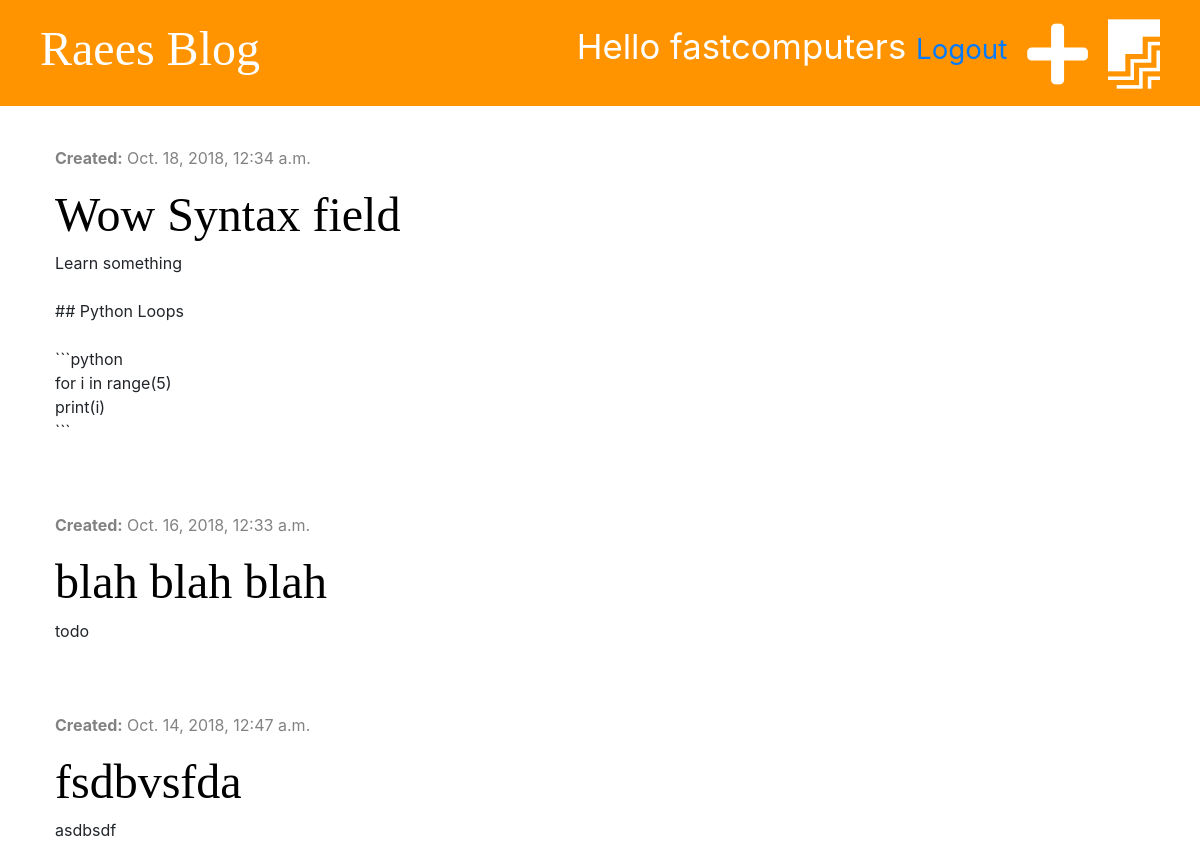
Page /drafts/ (signed in) on the committed database.
### blog/models.py (models this page shows, shortened)
class Post(models.Model):
    author = models.ForeignKey('auth.User', on_delete=models.CASCADE)
    title = models.CharField(max_length=200)
    text = models.TextField()
    created_date = models.DateTimeField(default=timezone.now)
    published_date = models.DateTimeField(blank=True, null=True)

### blog/views.py (the view)
# urls.py: path('drafts/', views.post_draft_list, name='post_draft_list'),
@login_required()
def post_draft_list(request):
    posts = Post.objects.filter(published_date__isnull=True).order_by('-created_date')
    stuff_for_frontend = {'posts': posts}
    return render(request, 'blog/post_draft_list.html', stuff_for_frontend)

### blog/templates/blog/post_draft_list.html (shortened to what this page needs)
{% extends 'blog/base.html' %}
{% block content %}
    {% for post in posts %}
        <div class="post">
            <p class="date"> <strong>Created:</strong> {{ post.created_date }}</p>
            <h2><a href="{% url 'post_detail' pk=post.pk %}"> {{ post.title }} </a> </h2>
            <p> {{ post.text|truncatechars:100|linebreaksbr }} </p>
        </div>
    {% endfor %}
{% endblock %}

### blog/templates/blog/base.html (shortened to what this page needs)
{% load staticfiles %}
<!DOCTYPE html>
<html lang="en">
<head>
    <link rel="stylesheet" href="https://stackpath.bootstrapcdn.com/bootstrap/4.1.3/css/bootstrap.min.css">
    <link rel="stylesheet" href="{% static 'css/blog.css' %}">
    <link rel="stylesheet" href="https://use.fontawesome.com/releases/v5.4.1/css/all.css">
    <link rel="stylesheet" href="{% static 'css/zenburn.css' %}">
</head>
<body>
<div class="page-header">
    {% if user.is_authenticated %}
        <a href="{% url 'post_draft_list' %}" class="top-menu"><i class="fab fa-firstdraft fa-2x"></i></a>
        <a href="{% url 'post_new' %}" class="top-menu"><i class="fas fa-plus fa-2x"></i></a>
        <p class="top-menu">Hello {{ user.username }} <small><a href="{% url 'logout' %}">Logout</a></small> </p>
    {% else %}
        <a href="{% url 'login' %}" class="top-menu"><i class="fas fa-sign-in-alt fa-2x"></i></a>
    {% endif %}
    <h1><a href="/">Raees Blog</a></h1>
</div>
<div class="content container">
    <div class="row">
        <div class="col-md-8">
            {% block content %}
            {% endblock %}
        </div>
    </div>
</div>
</body>
</html>

### blog/static/css/blog.css (style rules this page uses)
.page-header { background-color: #ff9400; margin-top: 0; padding: 20px 20px 20px 40px; }
.page-header h1, .page-header h1 a { color: #ffffff; font-size: 36pt; text-decoration: none; }
.content { margin: 40px; }
h1, h2, h3, h4 { font-family: 'Tangerine', 'Inconsolata', 'Droid Sans', serif; font-size: 48px; }
.date { color: #828282; }
.post { margin-bottom: 70px; }
.post h2 a { color: #000000; }
.top-menu { color: #ffffff; float: right; font-size: 26pt; margin-right: 20px; }

### rows in the picture
Post: created_date "Oct. 18, 2018, 12:34 a.m.", title "Wow Syntax field", text "Learn something ## Python Loops ```python for i in range(5) print(i) ```"
Post: created_date "Oct. 16, 2018, 12:33 a.m.", title "blah blah blah", text "todo"
Post: created_date "Oct. 14, 2018, 12:47 a.m.", title "fsdbvsfda", text "asdbsdf"

### other values in the picture
{{ user.username }} "fastcomputers"
